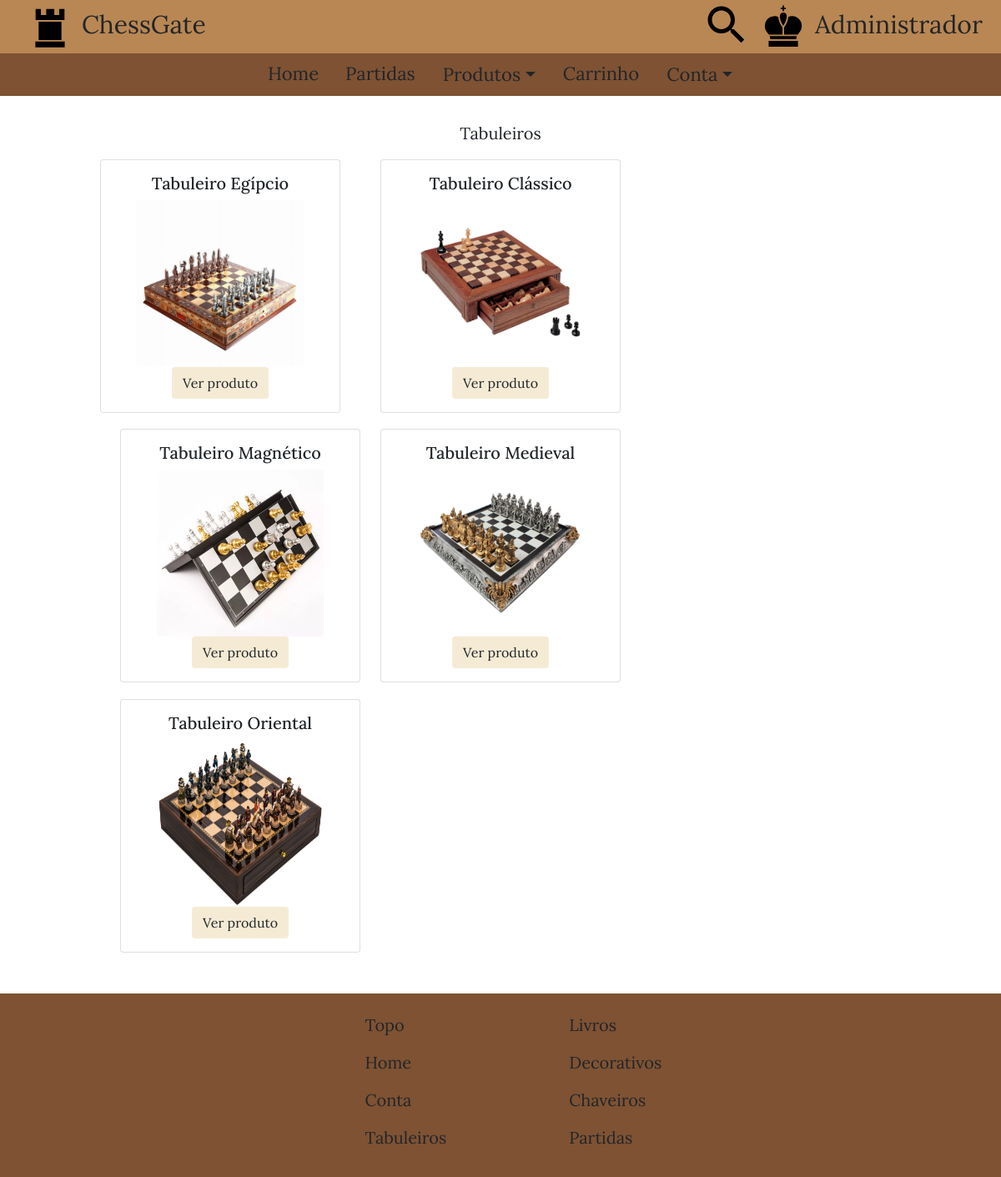
The app's page /src/templates/produtos/vitrine.php?categoria=100 (signed in) with its own data.
### tables this page shows
CREATE TABLE `produto` (
  `cod_produto` int(11) NOT NULL,
  `cod_categoria` int(11) NOT NULL,
  `titulo` varchar(20) NOT NULL,
  `preco` decimal(6,2) NOT NULL,
  `imagemURL` varchar(500) NOT NULL,
  PRIMARY KEY (`cod_produto`),
  KEY `cod_categoria` (`cod_categoria`),
  CONSTRAINT `produto_ibfk_1` FOREIGN KEY (`cod_categoria`) REFERENCES `categoria` (`cod_categoria`) ON DELETE CASCADE
);

### src/templates/produtos/vitrine.php (the view, shortened to what this page needs)
<?php
    if (isset ($_SESSION["logado"])) {
        $nome = $_SESSION["nome"];
        $logado = $_SESSION["logado"];
    }
    $cod_categoria = $_GET["categoria"];
    if ($_GET["categoria"]==100) {
        $categoria = "Tabuleiros";
        $categoriaQuery = "tabuleiro";
    }
    $conexao = mysqli_connect ($servidor, $usuario, $senhaBanco, $banco);
    if (!$conexao)
        die ("Conexão falhou: " . mysqli_connection_error ());
    else {
        $query = "SELECT p.cod_produto, p.titulo, p.imagemURL
        FROM produto p INNER JOIN $categoriaQuery t ON p.cod_produto = t.cod_produto
        WHERE p.cod_categoria=$cod_categoria;";
        $resultado = mysqli_query ($conexao, $query);
    }
    function proximo (int $i) {
        return fmod ($i,3) + 1;
    }
?>
<!DOCTYPE html>
<html lang="pt-BR">
    <head>
        <link rel="stylesheet" href="../../styles/estilos.css" />
        <link href="https://cdn.jsdelivr.net/npm/bootstrap@5.0.0-beta3/dist/css/bootstrap.min.css" rel="stylesheet">
    </head>
    <body id="topo">
        <div class="container-fluid px-0">
            <header>
                <div id="cabecalho">
                    <div id="menu_superior_esquerda">
                        <a href="../home.php">
                            <img src="../../../assets/images/icons/logo_icone.svg" type="image/svg" alt="Logomarca" />
                            ChessGate
                        </a>
                    </div>
                    <div id="menu_superior_direita">
                        <span class="pesquisar_icon">
                            <img src="../../../assets/images/icons/busca_icone.svg" type="image/svg" alt="Ícone de pesquisa" />
                        </span>
                        <a href="../conta/entrar.php">
                            <img src="../../../assets/images/icons/usuario_icone.svg" type="image/svg" alt="Ícone do usuário" />
                            <?php
                                if ($logado) {
                                    echo $nome;
                                }
                                else
                                    echo "Entrar";
                            ?>
                        </a>
                    </div>
                </div>
                <div id="menu_navegacao">
                    <ul class="nav justify-content-center">
                        <li id="link_home" class="nav-item">
                            <a class="nav-link" href="../home.php">Home</a>
                        </li>
                        <li id="link_partidas" class="nav-item">
                            <a class="nav-link" href="../partidas.php">Partidas</a>
                        </li>
                        <li id="link_produtos" class="nav-item">
                            <div class="dropdown">
                                <a class="nav-link btn dropdown-toggle" href="#" role="button" id="dropdownProdutos" data-bs-toggle="dropdown" aria-expanded="false">Produtos</a>
                            </div>
                        </li>
                        <li id="link_carrinho" class="nav-item">
                            <a class="nav-link" href="../carrinho.php">Carrinho</a>
                        </li>
                        <li id="link_conta" class="nav-item">
                            <div class="dropdown">
                                <a class="nav-link btn dropdown-toggle" href="#" role="button" id="dropdownConta" data-bs-toggle="dropdown" aria-expanded="false">Conta</a>
                            </div>
                        </li>
                    </ul>
                </div>
            </header>
            <main>
                <div id="conteudo" class="prod <?php if ($categoria=="Livros") echo "liv"; ?>">
                    <p style="text-align: center;"><?php echo $categoria; ?></p>
                    <?php
                        $i = 0;
                        while ($linha = mysqli_fetch_assoc ($resultado)) {
                            $titulo = $linha["titulo"];
                            $imagemPath = $linha["imagemURL"];
                            $cod_produto = $linha["cod_produto"];
                            if (proximo($i)==1)
                                $classe = "pri_col";
                            else if (proximo($i)==2)
                                $classe = "seg_col";
                            else if (proximo($i)==3)
                                $classe = "ter_col";
                            $i++;
                            echo  "<div id='$classe'>
                                <div class='card'>
                                    <div class='card-body' style='text-align: center;'>
                                        <h5 class='card-title'>$titulo</h5>
                                        <img src='$imagemPath' alt='$titulo' />
                                        <a href='produto.php?cod_produto=$cod_produto' class='btn'>Ver produto</a>
                                    </div>
                                </div>
                            </div>";
                        }
                    ?>
                </div>
            </main>
            <footer>
                <div id="rodape">
                    <div id="conteudo_rodape">
                        <div id="p_col">
                            <ul>
                                <li><a href="#topo">Topo</a></li>
                                <li><a href="../home.php">Home</a></li>
                                <?php
                                    if ($logado)
                                        echo "<li><a href='../conta/perfil.php'>Conta</a></li>";
                                    else
                                        echo "<li><a href='../conta/entrar.php'>Entrar</a></li>";
                                ?>
                                <li><a href="vitrine.php?categoria=100">Tabuleiros</a></li>
                            </ul>
                        </div>
                        <div id="s_col">
                            <ul>
                                <li><a href="vitrine.php?categoria=200">Livros</a></li>
                                <li><a href="vitrine.php?categoria=300">Decorativos</a></li>
                                <li><a href="vitrine.php?categoria=400">Chaveiros</a></li>
                                <li><a href="../partidas.php">Partidas</a></li>
                            </ul>
                        </div>
                    </div>
                </div>
            </footer>
        </div>
    </body>
</html>

### src/styles/estilos.css (style rules this page uses)
body { margin: 0; width: 100%; }
.container-fluid { font-family: Lora; font-size: 22px; }
.container-fluid #cabecalho #menu_superior_esquerda a { color: #212529; text-decoration: none; }
.container-fluid #cabecalho #menu_superior_direita a { color: #212529; text-decoration: none; }
.container-fluid #cabecalho { background-color: #B98753; width: 100%; z-index: 1000; }
.container-fluid #menu_navegacao { background-color: #7E5233; width: 100%; z-index: 1000; }
.container-fluid #conteudo { width: 80%; position: relative; margin-left: 10%; margin-right: auto; text-align: center; margin-top: 7.5%; z-index: 750; display: inline-table; font-size: 20px; }
.container-fluid #cabecalho #menu_superior_esquerda { margin-left: 2.5%; width: 47.5%; display: inline-table; }
.container-fluid #cabecalho #menu_superior_direita { width: 47.5%; margin-right: auto; display: inline-table; text-align: right; }
.container-fluid #menu_navegacao a { color: #212529; font-size: 22px; }
.container-fluid #rodape { width: 100%; margin-top: 2.5%; background-color: #7E5233; bottom: 0; }
.container-fluid #rodape #conteudo_rodape { display: inline-table; width: 90%; margin-top: 1%; margin-left: 5%; margin-right: auto; }
.container-fluid #rodape #conteudo_rodape ul { list-style: none; float: left; margin-left: 10%; }
.container-fluid #rodape #conteudo_rodape #s_col { width: 33.3%; display: inline-table; }
.container-fluid #rodape #conteudo_rodape a { font-size: 20px; color: #212529; text-decoration: none; }
.container-fluid #conteudo.prod #pri_col { width: 100%; display: inline-table; float: left; margin-bottom: 5%; }
.container-fluid #conteudo.prod img { width: 200px; height: 200px; }
.container-fluid #conteudo.prod #seg_col { width: 100%; display: inline-table; float: left; margin-bottom: 5%; }
.container-fluid #conteudo.prod #ter_col { width: 100%; display: inline-table; float: left; margin-bottom: 5%; }
.container-fluid #conteudo.prod .card a { background-color: #F5EBD5; }
@media only screen and (min-width: 992px) and (max-width: 1200px) { .container-fluid #cabecalho img { width: 60px; height: 60px; margin-bottom: 0.75%; } }
@media only screen and (min-width: 992px) and (max-width: 1200px) { .container-fluid { font-size: 28px; } }
@media only screen and (min-width: 992px) and (max-width: 1200px) { .container-fluid #conteudo { margin-top: 2.5%; } }
@media only screen and (min-width: 992px) and (max-width: 1200px) { .container-fluid #rodape #conteudo_rodape ul { margin-left: 30%; } }
@media only screen and (min-width: 992px) and (max-width: 1200px) { .container-fluid #conteudo.prod #pri_col { width: 47.5%; display: inline-table; float: left; margin-right: 2.5%; margin-bottom: 2%; } }
@media only screen and (min-width: 992px) and (max-width: 1200px) { .container-fluid #conteudo.prod #seg_col { width: 47.5%; display: inline-table; float: left; margin-left: 2.5%; margin-bottom: 2%; } }
@media only screen and (min-width: 992px) and (max-width: 1200px) { .container-fluid #conteudo.prod #ter_col { width: 47.5%; display: inline-table; float: left; margin-right: 2.5%; margin-bottom: 2%; } }
@media only screen and (min-width: 1200px) { .container-fluid #cabecalho img { width: 60px; height: 60px; margin-bottom: 0.75%; } }
@media only screen and (min-width: 1200px) { .container-fluid { font-size: 30px; } }
@media only screen and (min-width: 1200px) { .container-fluid #conteudo { margin-top: 2.5%; } }
@media only screen and (min-width: 1200px) { .container-fluid #rodape #conteudo_rodape ul { margin-left: 32%; } }
@media only screen and (min-width: 1200px) { .container-fluid #conteudo.prod #pri_col { width: 30%; display: inline-table; float: left; margin-right: 2.5%; margin-bottom: 2%; } }
@media only screen and (min-width: 1200px) { .container-fluid #conteudo.prod #seg_col { width: 30%; display: inline-table; float: left; margin-left: 2.5%; margin-right: 2.5%; margin-bottom: 2%; } }
@media only screen and (min-width: 1200px) { .container-fluid #conteudo.prod #ter_col { width: 30%; display: inline-table; float: left; margin-left: 2.5%; margin-bottom: 2%; } }

### records on screen
produto: titulo "Tabuleiro Egípcio", imagemURL (picture)
produto: titulo "Tabuleiro Clássico", imagemURL (picture)
produto: titulo "Tabuleiro Magnético", imagemURL (picture)
produto: titulo "Tabuleiro Medieval", imagemURL (picture)
produto: titulo "Tabuleiro Oriental", imagemURL (picture)

### other values on screen
$nome "Administrador"
$categoria "Tabuleiros"
